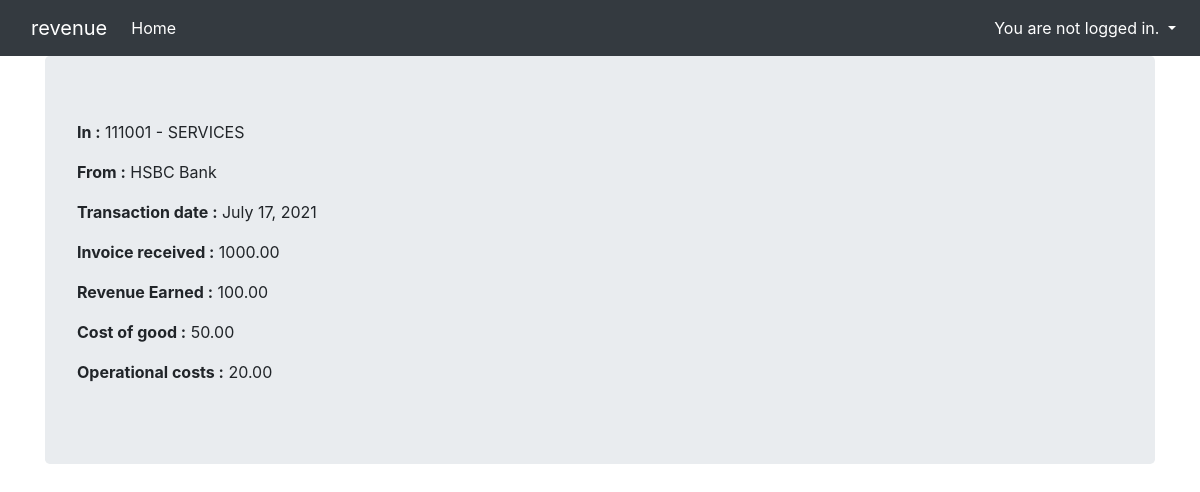
Page /revenue/1 on the committed database.
### revenue/models.py (models this page shows, shortened)
class Revenue(models.Model):
    customer                = models.ForeignKey('Customer',on_delete=models.PROTECT)
    invoice_amount_euro     = models.DecimalField(decimal_places=2,max_digits=6)
    transaction_date        = models.DateField()
    revenue_charged_euro    = models.DecimalField(default=0,decimal_places=2,max_digits=6)
    cost_of_goods_euro      = models.DecimalField(default=0,decimal_places=2,max_digits=6)
    account_invoice_received = models.PositiveIntegerField()
    revenue_account_name  = models.CharField(max_length=50,default=111001)
    operational_costs_euro  = models.DecimalField(default=0,decimal_places=2,max_digits=6)

class Customer(models.Model):
    name       = models.CharField(max_length=50)
    address    = models.CharField(max_length=70)
    def __str__(self):
        return self.name

### revenue/views.py (the view)
# urls.py: path('revenue/<int:pk>',Details.as_view(),name='detail_rev'),
class Details(DetailView):
    model = Revenue
    template_name = 'detail_rev.html'
    context_object_name = 'detailcontext'

### revenue/templates/detail_rev.html
{% extends "base.html" %}
{% block content %}
<p><b>In :</b> {{detailcontext.revenue_account_name}}</p>
<p><b>From :</b> {{detailcontext.customer}}</p>
<p><b>Transaction date :</b> {{detailcontext.transaction_date}}</p>
<p><b>Invoice received :</b> {{detailcontext.invoice_amount_euro}}</p>
<p><b>Revenue Earned :</b> {{detailcontext.revenue_charged_euro}}</p>
<p><b>Cost of good :</b> {{detailcontext.cost_of_goods_euro}}</p>
<p><b>Operational costs :</b> {{detailcontext.operational_costs_euro}}</p>
{% endblock %}

### rows in the picture
Revenue: revenue_account_name "111001 - SERVICES", customer "HSBC Bank", transaction_date "July 17, 2021", invoice_amount_euro "1000.00", revenue_charged_euro "100.00", cost_of_goods_euro "50.00", operational_costs_euro "20.00"
